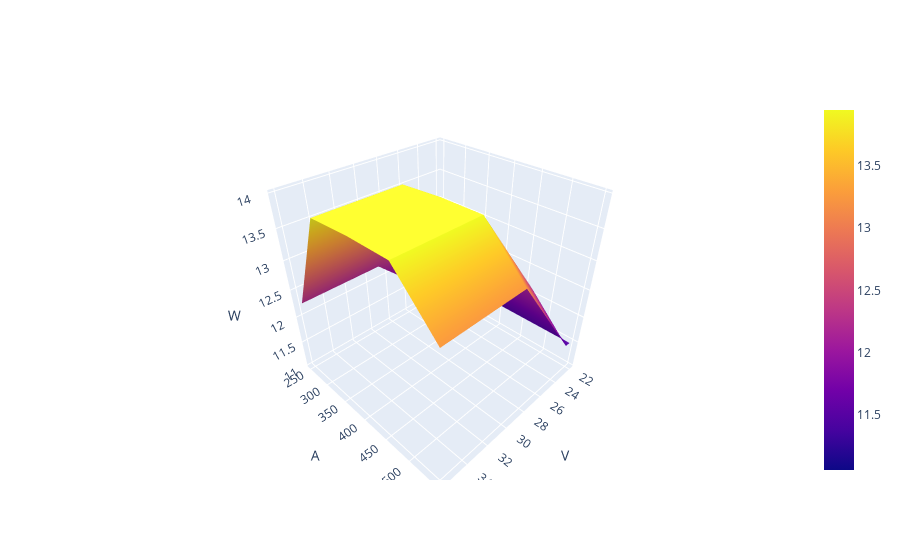

Source (notebook cell):
### Code cell
x = data['V'].sort_values()
y = data['A'].sort_values()
xx, yy = np.meshgrid(x, y)
zz = f3(xx, yy)

fig = go.Figure(data =
    go.Surface(
        z=zz,
        x=x,
        y=y
    ))
fig.update_layout(scene = dict(
                    xaxis_title='V',
                    yaxis_title='A',
                    zaxis_title='W'))
fig.show()

### Figure 1 — Plotly figure (JSON) as saved in the notebook; plotly's stock layout.template omitted (floating-point values rounded to 4 significant figures; data arrays with more than 128 entries replaced by an {"elided": "..."} marker saying what was removed)
{"data": [{"type": "surface", "x": [22, 22.5, 22.5, 22.5, 22.5, 22.5, 22.5, 22.5, 22.5, 29, 29, 29, 29, 29, 29, 29, 29, 29, 29, 29, 29, 29, 32.5, 32.5, 32.5, 32.5, 32.5, 32.5, 32.5, 32.5, 36], "y": [250, 325, 325, 325, 325, 325, 325, 325, 325, 400, 400, 400, 400, 400, 400, 400, 400, 400, 400, 400, 400, 400, 475, 475, 475, 475, 475, 475, 475, 475, 550], "z": {"elided": "31x31 float values"}}], "layout": {"scene": {"xaxis": {"title": {"text": "V"}}, "yaxis": {"title": {"text": "A"}}, "zaxis": {"title": {"text": "W"}}}}}
